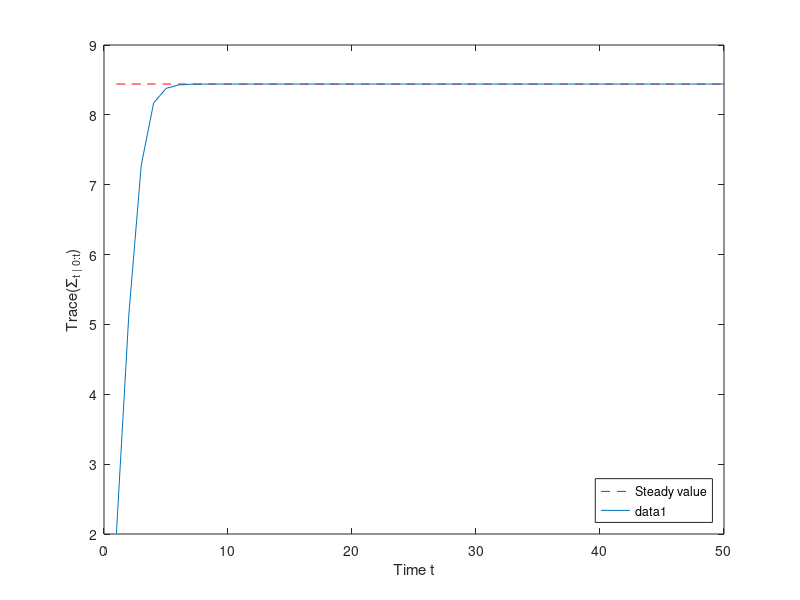

This figure's MATLAB source: (Note: this script raises an error after producing the figure.)
A = [-0.6 0.8 0.5; -0.1 1.5 -1.1; 1.1 0.4 -0.2];
S{1} = [0.74 -0.21 -0.64];
S{2} = [0.37 0.86 0.37];
S{3} = [0 0 1];
Q = eye(3);
R = 0.1^2;
init_V = eye(3);
init_x = zeros(3, 1);
T = 50;

%% Part a
C = S{3};
mu = init_x;
sigma = init_V;
plot_data = [];
for t = 1 : T*100
    K = sigma*C'*pinv(C*sigma*C' + R);
    sigma = (eye(size(sigma))-K*C)*sigma;
    plot_data = [plot_data; trace(sigma)];
    
    sigma = A*sigma*A' + Q;
end

figure;
plot(plot_data(length(plot_data)) * ones(1, T), 'r--'); hold on; 
legend('Steady value', 'location', 'SouthEast');
plot(plot_data(1:T));
xlabel('Time t'); ylabel('Trace(\Sigma_{t | 0:t})');
changefont(16);
title('Using S_3');
saveas(gcf, '4a3.pdf');

%% Part b: Round robin
mu = init_x;
sigma = init_V;
plot_data = [];
robin = 1;
for t = 1 : T*100
    C = S{robin};
    K = sigma*C'*pinv(C*sigma*C' + R);
    sigma = (eye(size(sigma))-K*C)*sigma;
    plot_data = [plot_data; trace(sigma)];
    
    sigma = A*sigma*A' + Q;
    robin = robin + 1;
    if (robin > 3)
        robin = 1;
    end
end

plot(plot_data(1:T));
xlabel('Time t'); ylabel('Trace(\Sigma_{t | 0:t})');
changefont(16);
title('Round robin');
saveas(gcf, '4b.pdf');

%% Part c: Greedy selection (the best sequence: 2, 2, 1 and repeat that)
mu = init_x;
sigma = init_V;
plot_data = [];
plot_robin = [];
for t = 1 : T*100
    best_robin = -1;
    best_trace = 1e18;
    for robin = 1 : length(S)
        C = S{robin};
        K = sigma*C'*pinv(C*sigma*C' + R);
        cur = (eye(size(sigma))-K*C)*sigma;        
        if (trace(cur) < best_trace)
            best_trace = trace(cur);
            best_robin = robin;
        end
    end
    
    C = S{best_robin};
    K = sigma*C'*pinv(C*sigma*C' + R);
    sigma = (eye(size(sigma))-K*C)*sigma;
    plot_data = [plot_data; trace(sigma)];
    plot_robin = [plot_robin; best_robin];
    
    sigma = A*sigma*A' + Q;
end

plot(plot_data(1:T));
xlabel('Time t'); ylabel('Trace(\Sigma_{t | 0:t})');
changefont(16);
title('Greedy selection. The optimal sequence is (2, 2, 1) and repeat');
saveas(gcf, '4c.pdf');
